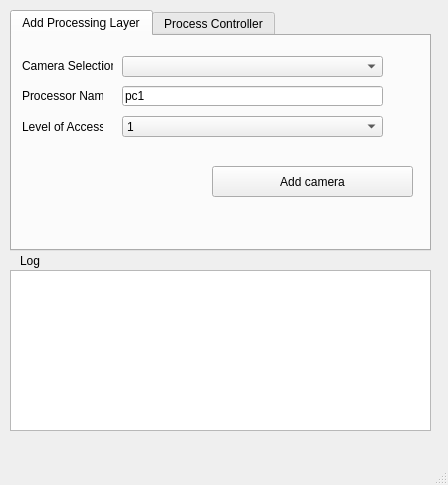
<?xml version="1.0" encoding="UTF-8"?>
<ui version="4.0">
 <class>MainWindow</class>
 <widget class="QMainWindow" name="MainWindow">
  <property name="enabled">
   <bool>true</bool>
  </property>
  <property name="geometry">
   <rect>
    <x>0</x>
    <y>0</y>
    <width>448</width>
    <height>485</height>
   </rect>
  </property>
  <property name="sizePolicy">
   <sizepolicy hsizetype="Fixed" vsizetype="Fixed">
    <horstretch>0</horstretch>
    <verstretch>0</verstretch>
   </sizepolicy>
  </property>
  <property name="minimumSize">
   <size>
    <width>448</width>
    <height>485</height>
   </size>
  </property>
  <property name="maximumSize">
   <size>
    <width>448</width>
    <height>485</height>
   </size>
  </property>
  <property name="windowTitle">
   <string>MainWindow</string>
  </property>
  <widget class="QWidget" name="centralwidget">
   <widget class="QTabWidget" name="tabWidget">
    <property name="geometry">
     <rect>
      <x>10</x>
      <y>10</y>
      <width>421</width>
      <height>241</height>
     </rect>
    </property>
    <property name="currentIndex">
     <number>0</number>
    </property>
    <widget class="QWidget" name="acamTab">
     <property name="toolTip">
      <string>&lt;html&gt;&lt;head/&gt;&lt;body&gt;&lt;p&gt;Add Camera&lt;/p&gt;&lt;/body&gt;&lt;/html&gt;</string>
     </property>
     <property name="accessibleName">
      <string/>
     </property>
     <property name="autoFillBackground">
      <bool>false</bool>
     </property>
     <attribute name="title">
      <string>Add Processing Layer</string>
     </attribute>
     <widget class="QPushButton" name="addc_Button">
      <property name="geometry">
       <rect>
        <x>200</x>
        <y>130</y>
        <width>201</width>
        <height>31</height>
       </rect>
      </property>
      <property name="text">
       <string>Add camera</string>
      </property>
     </widget>
     <widget class="QLabel" name="label_5">
      <property name="geometry">
       <rect>
        <x>10</x>
        <y>19</y>
        <width>91</width>
        <height>21</height>
       </rect>
      </property>
      <property name="text">
       <string>Camera Selection</string>
      </property>
     </widget>
     <widget class="QLineEdit" name="SE_lineEdit">
      <property name="geometry">
       <rect>
        <x>110</x>
        <y>50</y>
        <width>261</width>
        <height>20</height>
       </rect>
      </property>
      <property name="text">
       <string>pc1</string>
      </property>
     </widget>
     <widget class="QLabel" name="label_8">
      <property name="geometry">
       <rect>
        <x>10</x>
        <y>49</y>
        <width>81</width>
        <height>21</height>
       </rect>
      </property>
      <property name="text">
       <string>Processor Name</string>
      </property>
     </widget>
     <widget class="QComboBox" name="CamNameComboBox_3">
      <property name="geometry">
       <rect>
        <x>110</x>
        <y>80</y>
        <width>261</width>
        <height>21</height>
       </rect>
      </property>
      <item>
       <property name="text">
        <string>1</string>
       </property>
      </item>
      <item>
       <property name="text">
        <string>2</string>
       </property>
      </item>
      <item>
       <property name="text">
        <string>3</string>
       </property>
      </item>
      <item>
       <property name="text">
        <string>4</string>
       </property>
      </item>
     </widget>
     <widget class="QLabel" name="label_17">
      <property name="geometry">
       <rect>
        <x>10</x>
        <y>80</y>
        <width>81</width>
        <height>21</height>
       </rect>
      </property>
      <property name="text">
       <string>Level of Access</string>
      </property>
     </widget>
     <widget class="QComboBox" name="CamNameComboBox_4">
      <property name="geometry">
       <rect>
        <x>110</x>
        <y>20</y>
        <width>261</width>
        <height>21</height>
       </rect>
      </property>
     </widget>
    </widget>
    <widget class="QWidget" name="tab">
     <attribute name="title">
      <string>Process Controller</string>
     </attribute>
     <widget class="QPushButton" name="StrSenButton">
      <property name="geometry">
       <rect>
        <x>90</x>
        <y>90</y>
        <width>111</width>
        <height>31</height>
       </rect>
      </property>
      <property name="statusTip">
       <string>it will activate the camera to send data to clients and store it for future access.</string>
      </property>
      <property name="text">
       <string>Activate Algorithm</string>
      </property>
     </widget>
     <widget class="QLabel" name="label_3">
      <property name="geometry">
       <rect>
        <x>20</x>
        <y>30</y>
        <width>91</width>
        <height>21</height>
       </rect>
      </property>
      <property name="text">
       <string>Algorithm Selection</string>
      </property>
     </widget>
     <widget class="QComboBox" name="CamNameComboBox">
      <property name="geometry">
       <rect>
        <x>120</x>
        <y>30</y>
        <width>231</width>
        <height>21</height>
       </rect>
      </property>
     </widget>
     <widget class="QPushButton" name="StpSenButton">
      <property name="geometry">
       <rect>
        <x>210</x>
        <y>90</y>
        <width>111</width>
        <height>31</height>
       </rect>
      </property>
      <property name="statusTip">
       <string>it will deactivate the camera but still exist and could be activated again.</string>
      </property>
      <property name="text">
       <string>Deactivate Algorithm</string>
      </property>
     </widget>
     <widget class="QPushButton" name="delete_store_cam_Button">
      <property name="geometry">
       <rect>
        <x>270</x>
        <y>180</y>
        <width>101</width>
        <height>31</height>
       </rect>
      </property>
      <property name="statusTip">
       <string>it will remove the data stored inside the server.</string>
      </property>
      <property name="text">
       <string>delete stored data</string>
      </property>
     </widget>
     <widget class="QLabel" name="label_4">
      <property name="geometry">
       <rect>
        <x>20</x>
        <y>150</y>
        <width>71</width>
        <height>21</height>
       </rect>
      </property>
      <property name="text">
       <string/>
      </property>
     </widget>
     <widget class="QComboBox" name="CamNameComboBox_2">
      <property name="geometry">
       <rect>
        <x>120</x>
        <y>150</y>
        <width>231</width>
        <height>21</height>
       </rect>
      </property>
     </widget>
     <widget class="Line" name="line">
      <property name="geometry">
       <rect>
        <x>100</x>
        <y>130</y>
        <width>281</width>
        <height>20</height>
       </rect>
      </property>
      <property name="orientation">
       <enum>Qt::Horizontal</enum>
      </property>
     </widget>
     <widget class="QLabel" name="label_6">
      <property name="enabled">
       <bool>false</bool>
      </property>
      <property name="geometry">
       <rect>
        <x>10</x>
        <y>130</y>
        <width>81</width>
        <height>21</height>
       </rect>
      </property>
      <property name="text">
       <string>Storage control</string>
      </property>
     </widget>
     <widget class="QLabel" name="label_7">
      <property name="enabled">
       <bool>false</bool>
      </property>
      <property name="geometry">
       <rect>
        <x>10</x>
        <y>10</y>
        <width>81</width>
        <height>21</height>
       </rect>
      </property>
      <property name="text">
       <string>Process control</string>
      </property>
     </widget>
     <widget class="Line" name="line_2">
      <property name="geometry">
       <rect>
        <x>90</x>
        <y>10</y>
        <width>291</width>
        <height>20</height>
       </rect>
      </property>
      <property name="orientation">
       <enum>Qt::Horizontal</enum>
      </property>
     </widget>
     <widget class="QLabel" name="label_9">
      <property name="geometry">
       <rect>
        <x>20</x>
        <y>150</y>
        <width>81</width>
        <height>21</height>
       </rect>
      </property>
      <property name="text">
       <string>Processor Name</string>
      </property>
     </widget>
     <widget class="QSpinBox" name="process_spinBox">
      <property name="geometry">
       <rect>
        <x>130</x>
        <y>60</y>
        <width>61</width>
        <height>22</height>
       </rect>
      </property>
      <property name="maximum">
       <number>255</number>
      </property>
      <property name="value">
       <number>45</number>
      </property>
     </widget>
     <widget class="QLabel" name="label_10">
      <property name="geometry">
       <rect>
        <x>20</x>
        <y>60</y>
        <width>91</width>
        <height>21</height>
       </rect>
      </property>
      <property name="text">
       <string>frame Hop</string>
      </property>
     </widget>
     <widget class="QPushButton" name="StpSenButton_2">
      <property name="geometry">
       <rect>
        <x>220</x>
        <y>60</y>
        <width>91</width>
        <height>21</height>
       </rect>
      </property>
      <property name="statusTip">
       <string>it will deactivate the camera but still exist and could be activated again.</string>
      </property>
      <property name="text">
       <string>update</string>
      </property>
     </widget>
    </widget>
   </widget>
   <widget class="QTextBrowser" name="LogtextBrowser">
    <property name="geometry">
     <rect>
      <x>10</x>
      <y>270</y>
      <width>421</width>
      <height>161</height>
     </rect>
    </property>
   </widget>
   <widget class="QLabel" name="logLabel">
    <property name="geometry">
     <rect>
      <x>20</x>
      <y>250</y>
      <width>51</width>
      <height>21</height>
     </rect>
    </property>
    <property name="text">
     <string>Log</string>
    </property>
   </widget>
   <zorder>LogtextBrowser</zorder>
   <zorder>logLabel</zorder>
   <zorder>tabWidget</zorder>
  </widget>
  <widget class="QMenuBar" name="menubar">
   <property name="geometry">
    <rect>
     <x>0</x>
     <y>0</y>
     <width>448</width>
     <height>21</height>
    </rect>
   </property>
  </widget>
  <widget class="QStatusBar" name="statusbar"/>
  <action name="actionClose">
   <property name="text">
    <string>Close</string>
   </property>
  </action>
 </widget>
 <resources/>
 <connections/>
</ui>
